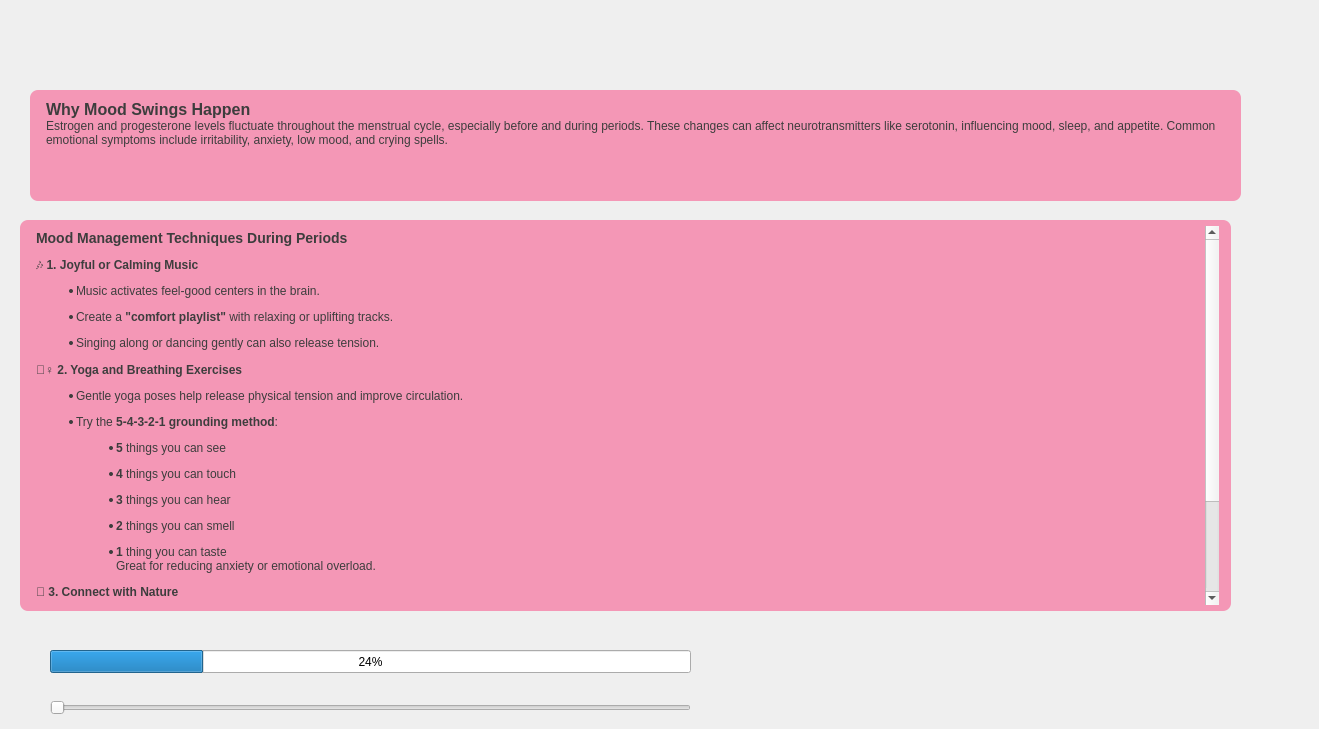
<?xml version="1.0" encoding="UTF-8"?>
<ui version="4.0">
 <class>MainWindow</class>
 <widget class="QMainWindow" name="MainWindow">
  <property name="geometry">
   <rect>
    <x>0</x>
    <y>0</y>
    <width>1319</width>
    <height>729</height>
   </rect>
  </property>
  <property name="windowTitle">
   <string>MainWindow</string>
  </property>
  <property name="styleSheet">
   <string notr="true">QWidget {
    background: qlineargradient(
        x1: 0, y1: 0, x2: 1, y2: 1,
       stop: 0 #f7c6d9,  
       stop: 1 #e6e6fa
    );
}</string>
  </property>
  <widget class="QWidget" name="centralwidget">
   <widget class="QProgressBar" name="progressBar">
    <property name="geometry">
     <rect>
      <x>50</x>
      <y>650</y>
      <width>641</width>
      <height>23</height>
     </rect>
    </property>
    <property name="value">
     <number>24</number>
    </property>
   </widget>
   <widget class="QSlider" name="horizontalSlider">
    <property name="geometry">
     <rect>
      <x>50</x>
      <y>700</y>
      <width>641</width>
      <height>16</height>
     </rect>
    </property>
    <property name="orientation">
     <enum>Qt::Orientation::Horizontal</enum>
    </property>
   </widget>
   <widget class="QTextBrowser" name="textBrowser">
    <property name="geometry">
     <rect>
      <x>20</x>
      <y>220</y>
      <width>1211</width>
      <height>391</height>
     </rect>
    </property>
    <property name="styleSheet">
     <string notr="true">QTextBrowser{
    background-color: #F497B6;      
    color: #3D3D3D;                   
    font: bold 20px &quot;Arial&quot;;
    border-radius: 8px;
    padding: 6px 12px;
}

</string>
    </property>
    <property name="html">
     <string>&lt;!DOCTYPE HTML PUBLIC &quot;-//W3C//DTD HTML 4.0//EN&quot; &quot;http://www.w3.org/TR/REC-html40/strict.dtd&quot;&gt;
&lt;html&gt;&lt;head&gt;&lt;meta name=&quot;qrichtext&quot; content=&quot;1&quot; /&gt;&lt;meta charset=&quot;utf-8&quot; /&gt;&lt;style type=&quot;text/css&quot;&gt;
p, li { white-space: pre-wrap; }
hr { height: 1px; border-width: 0; }
li.unchecked::marker { content: &quot;\2610&quot;; }
li.checked::marker { content: &quot;\2612&quot;; }
&lt;/style&gt;&lt;/head&gt;&lt;body style=&quot; font-family:'Arial'; font-size:20px; font-weight:700; font-style:normal;&quot;&gt;
&lt;h3 style=&quot; margin-top:14px; margin-bottom:12px; margin-left:0px; margin-right:0px; -qt-block-indent:0; text-indent:0px;&quot;&gt;&lt;span style=&quot; font-family:'Segoe UI'; font-size:9pt;&quot;&gt;Mood Management Techniques During Periods&lt;/span&gt;&lt;/h3&gt;
&lt;h4 style=&quot; margin-top:12px; margin-bottom:12px; margin-left:0px; margin-right:0px; -qt-block-indent:0; text-indent:0px;&quot;&gt;&lt;span style=&quot; font-family:'Segoe UI'; font-size:9pt;&quot;&gt;🎶 1. Joyful or Calming Music&lt;/span&gt;&lt;/h4&gt;
&lt;ul style=&quot;margin-top: 0px; margin-bottom: 0px; margin-left: 0px; margin-right: 0px; -qt-list-indent: 1;&quot;&gt;
&lt;li style=&quot; font-family:'Segoe UI'; font-size:9pt; font-weight:400;&quot; style=&quot; margin-top:12px; margin-bottom:12px; margin-left:0px; margin-right:0px; -qt-block-indent:0; text-indent:0px;&quot;&gt;Music activates feel-good centers in the brain.&lt;/li&gt;
&lt;li style=&quot; font-family:'Segoe UI'; font-size:9pt; font-weight:400;&quot; style=&quot; margin-top:12px; margin-bottom:12px; margin-left:0px; margin-right:0px; -qt-block-indent:0; text-indent:0px;&quot;&gt;Create a &lt;span style=&quot; font-weight:700;&quot;&gt;&amp;quot;comfort playlist&amp;quot;&lt;/span&gt; with relaxing or uplifting tracks.&lt;/li&gt;
&lt;li style=&quot; font-family:'Segoe UI'; font-size:9pt; font-weight:400;&quot; style=&quot; margin-top:12px; margin-bottom:12px; margin-left:0px; margin-right:0px; -qt-block-indent:0; text-indent:0px;&quot;&gt;Singing along or dancing gently can also release tension.&lt;/li&gt;&lt;/ul&gt;
&lt;h4 style=&quot; margin-top:12px; margin-bottom:12px; margin-left:0px; margin-right:0px; -qt-block-indent:0; text-indent:0px;&quot;&gt;&lt;span style=&quot; font-family:'Segoe UI'; font-size:9pt;&quot;&gt;🧘‍♀️ 2. Yoga and Breathing Exercises&lt;/span&gt;&lt;/h4&gt;
&lt;ul style=&quot;margin-top: 0px; margin-bottom: 0px; margin-left: 0px; margin-right: 0px; -qt-list-indent: 1;&quot;&gt;
&lt;li style=&quot; font-family:'Segoe UI'; font-size:9pt; font-weight:400;&quot; style=&quot; margin-top:12px; margin-bottom:12px; margin-left:0px; margin-right:0px; -qt-block-indent:0; text-indent:0px;&quot;&gt;Gentle yoga poses help release physical tension and improve circulation.&lt;/li&gt;
&lt;li style=&quot; font-family:'Segoe UI'; font-size:9pt; font-weight:400;&quot; style=&quot; margin-top:12px; margin-bottom:12px; margin-left:0px; margin-right:0px; -qt-block-indent:0; text-indent:0px;&quot;&gt;Try the &lt;span style=&quot; font-weight:700;&quot;&gt;5-4-3-2-1 grounding method&lt;/span&gt;:
&lt;ul style=&quot;margin-top: 0px; margin-bottom: 0px; margin-left: 0px; margin-right: 0px; -qt-list-indent: 2;&quot;&gt;
&lt;li style=&quot; font-family:'Segoe UI'; font-size:9pt; font-weight:400;&quot; style=&quot; margin-top:12px; margin-bottom:12px; margin-left:0px; margin-right:0px; -qt-block-indent:0; text-indent:0px;&quot;&gt;&lt;span style=&quot; font-weight:700;&quot;&gt;5&lt;/span&gt; things you can see&lt;/li&gt;
&lt;li style=&quot; font-family:'Segoe UI'; font-size:9pt; font-weight:400;&quot; style=&quot; margin-top:12px; margin-bottom:12px; margin-left:0px; margin-right:0px; -qt-block-indent:0; text-indent:0px;&quot;&gt;&lt;span style=&quot; font-weight:700;&quot;&gt;4&lt;/span&gt; things you can touch&lt;/li&gt;
&lt;li style=&quot; font-family:'Segoe UI'; font-size:9pt; font-weight:400;&quot; style=&quot; margin-top:12px; margin-bottom:12px; margin-left:0px; margin-right:0px; -qt-block-indent:0; text-indent:0px;&quot;&gt;&lt;span style=&quot; font-weight:700;&quot;&gt;3&lt;/span&gt; things you can hear&lt;/li&gt;
&lt;li style=&quot; font-family:'Segoe UI'; font-size:9pt; font-weight:400;&quot; style=&quot; margin-top:12px; margin-bottom:12px; margin-left:0px; margin-right:0px; -qt-block-indent:0; text-indent:0px;&quot;&gt;&lt;span style=&quot; font-weight:700;&quot;&gt;2&lt;/span&gt; things you can smell&lt;/li&gt;
&lt;li style=&quot; font-family:'Segoe UI'; font-size:9pt; font-weight:400;&quot; style=&quot; margin-top:12px; margin-bottom:12px; margin-left:0px; margin-right:0px; -qt-block-indent:0; text-indent:0px;&quot;&gt;&lt;span style=&quot; font-weight:700;&quot;&gt;1&lt;/span&gt; thing you can taste&lt;br /&gt;Great for reducing anxiety or emotional overload.&lt;/li&gt;&lt;/ul&gt;&lt;/li&gt;&lt;/ul&gt;
&lt;h4 style=&quot; margin-top:12px; margin-bottom:12px; margin-left:0px; margin-right:0px; -qt-block-indent:0; text-indent:0px;&quot;&gt;&lt;span style=&quot; font-family:'Segoe UI'; font-size:9pt;&quot;&gt;🌳 3. Connect with Nature&lt;/span&gt;&lt;/h4&gt;
&lt;ul style=&quot;margin-top: 0px; margin-bottom: 0px; margin-left: 0px; margin-right: 0px; -qt-list-indent: 1;&quot;&gt;
&lt;li style=&quot; font-family:'Segoe UI'; font-size:9pt; font-weight:400;&quot; style=&quot; margin-top:12px; margin-bottom:12px; margin-left:0px; margin-right:0px; -qt-block-indent:0; text-indent:0px;&quot;&gt;Being in a natural environment reduces cortisol (stress hormone).&lt;/li&gt;
&lt;li style=&quot; font-family:'Segoe UI'; font-size:9pt; font-weight:400;&quot; style=&quot; margin-top:12px; margin-bottom:12px; margin-left:0px; margin-right:0px; -qt-block-indent:0; text-indent:0px;&quot;&gt;Walk in a garden, sit under a tree, or even spend time with indoor plants.&lt;/li&gt;
&lt;li style=&quot; font-family:'Segoe UI'; font-size:9pt; font-weight:400;&quot; style=&quot; margin-top:12px; margin-bottom:12px; margin-left:0px; margin-right:0px; -qt-block-indent:0; text-indent:0px;&quot;&gt;Avoid noisy, high-traffic areas if possible for best results.&lt;/li&gt;&lt;/ul&gt;
&lt;h4 style=&quot; margin-top:12px; margin-bottom:12px; margin-left:0px; margin-right:0px; -qt-block-indent:0; text-indent:0px;&quot;&gt;&lt;span style=&quot; font-family:'Segoe UI'; font-size:9pt;&quot;&gt;✍️ 4. Journaling&lt;/span&gt;&lt;/h4&gt;
&lt;ul style=&quot;margin-top: 0px; margin-bottom: 0px; margin-left: 0px; margin-right: 0px; -qt-list-indent: 1;&quot;&gt;
&lt;li style=&quot; font-family:'Segoe UI'; font-size:9pt; font-weight:400;&quot; style=&quot; margin-top:12px; margin-bottom:12px; margin-left:0px; margin-right:0px; -qt-block-indent:0; text-indent:0px;&quot;&gt;Helps release bottled-up emotions and clarify thoughts.&lt;/li&gt;&lt;/ul&gt;&lt;/body&gt;&lt;/html&gt;</string>
    </property>
   </widget>
   <widget class="QTextBrowser" name="textBrowser_2">
    <property name="geometry">
     <rect>
      <x>30</x>
      <y>90</y>
      <width>1211</width>
      <height>111</height>
     </rect>
    </property>
    <property name="styleSheet">
     <string notr="true">QTextBrowser{
    background-color: #F497B6;      
    color: #3D3D3D;                   
    font: bold 20px &quot;Arial&quot;;
    border-radius: 8px;
    padding: 6px 12px;
}

</string>
    </property>
    <property name="html">
     <string>&lt;!DOCTYPE HTML PUBLIC &quot;-//W3C//DTD HTML 4.0//EN&quot; &quot;http://www.w3.org/TR/REC-html40/strict.dtd&quot;&gt;
&lt;html&gt;&lt;head&gt;&lt;meta name=&quot;qrichtext&quot; content=&quot;1&quot; /&gt;&lt;meta charset=&quot;utf-8&quot; /&gt;&lt;style type=&quot;text/css&quot;&gt;
p, li { white-space: pre-wrap; }
hr { height: 1px; border-width: 0; }
li.unchecked::marker { content: &quot;\2610&quot;; }
li.checked::marker { content: &quot;\2612&quot;; }
&lt;/style&gt;&lt;/head&gt;&lt;body style=&quot; font-family:'Arial'; font-size:20px; font-weight:700; font-style:normal;&quot;&gt;
&lt;p style=&quot; margin-top:0px; margin-bottom:0px; margin-left:0px; margin-right:0px; -qt-block-indent:0; text-indent:0px;&quot;&gt;&lt;span style=&quot; font-family:'Segoe UI'; font-size:12pt;&quot;&gt;Why Mood Swings Happen&lt;/span&gt;&lt;span style=&quot; font-family:'Segoe UI'; font-size:9pt; font-weight:400;&quot;&gt; &lt;/span&gt;&lt;/p&gt;
&lt;p style=&quot; margin-top:0px; margin-bottom:0px; margin-left:0px; margin-right:0px; -qt-block-indent:0; text-indent:0px;&quot;&gt;&lt;span style=&quot; font-family:'Segoe UI'; font-size:9pt; font-weight:400;&quot;&gt;Estrogen and progesterone levels fluctuate throughout the menstrual cycle, especially before and during periods. These changes can affect neurotransmitters like serotonin, influencing mood, sleep, and appetite. Common emotional symptoms include irritability, anxiety, low mood, and crying spells.&lt;/span&gt;&lt;/p&gt;&lt;/body&gt;&lt;/html&gt;</string>
    </property>
   </widget>
  </widget>
 </widget>
 <resources/>
 <connections/>
</ui>
